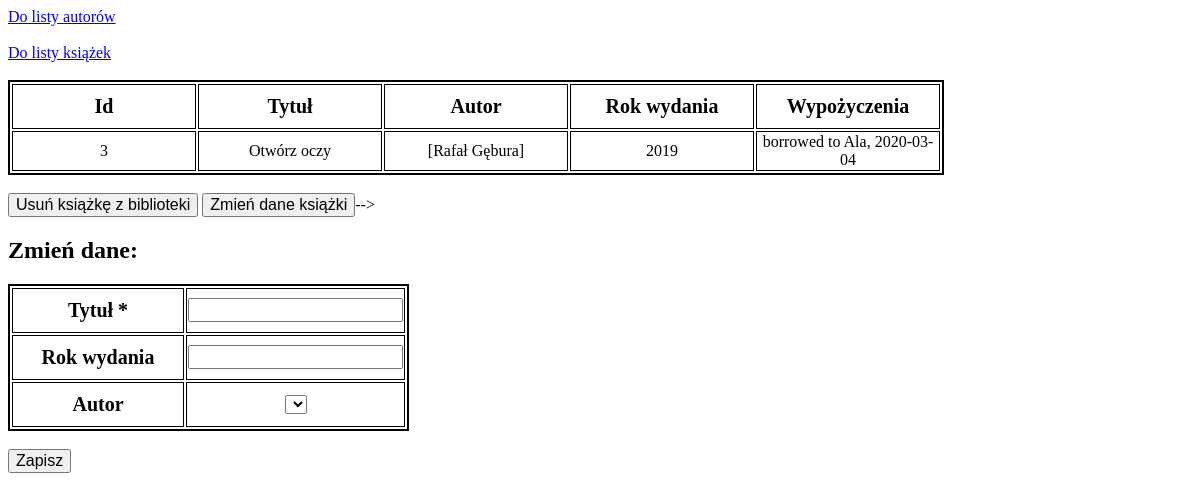
Page /books/3 on the committed database.
### app/models.py (models this page shows, shortened)
class Book(db.Model):
    id = db.Column(db.Integer, primary_key=True)
    title = db.Column(db.String(100), index=True)
    year = db.Column(db.Numeric(4, 0))
    author = db.relationship(
        'Author', secondary=book_author, backref=db.backref('books', lazy='dynamic'))
    borrowed = db.relationship('Borrowed', backref='book')

class Author(db.Model):
    id = db.Column(db.Integer, primary_key=True)
    name = db.Column(db.String(50), index=True)
    def __repr__(self):
        return f"{self.name}"

class Borrowed(db.Model):
    id = db.Column(db.Integer, primary_key=True)
    borrowed = db.Column(db.Boolean())
    borrow_date = db.Column(db.String(10))
    where = db.Column(db.String(50))
    id_book = db.Column(db.String, db.ForeignKey('book.title'))
    def __repr__(self):
        if self.borrowed is True:
            return f"borrowed to {self.where}, {self.borrow_date}"
        else:
            print("The book is on the shelf")

### app/routes.py (the view, shortened to what this page needs)
@app.route("/books/<int:book_id>", methods=["GET", "POST"])
def get_book(book_id):
    form = BooksLibForm()
    book = Book.query.get(book_id)
    return render_template("book.html", book=book, form=form, book_id=book_id)

### app/forms.py (shortened to what this page needs)
class BooksLibForm(FlaskForm):
    title = StringField('Tytuł', validators=[DataRequired()])
    year = IntegerField('Rok wydania')
    author = SelectField('Autor')

### app/templates/book.html (shortened to what this page needs)
<!DOCTYPE html>
<html lang="en">
<head>
    <link rel="stylesheet" href="{{ url_for('static', filename='style.css') }}">
</head>
<body>
    <a href="/authors/">Do listy autorów</a><br><br>
    <a href="/books/">Do listy książek</a><br><br>
    <table>
        <thead>
        <th>Id</th>
        <th>Tytuł</th>
        <th>Autor</th>
        <th>Rok wydania</th>
        <th>Wypożyczenia</th>
        </thead>
        <tr>
            <td>{{ book.id }}</td>
            <td>{{ book.title }}</td>
            <td>{{ book.author }}</td>
            <td>{{ book.year }}</td>
            <td>{{ book.borrowed [-1]}}</td>
        </tr>
    </table>
    <br>
    <a href ="/books/delete/{{book_id}}"><input type="submit" value="Usuń książkę z biblioteki"></a>
    <a href ="/books/update/{{book_id}}"><input type="submit" value="Zmień dane książki"></a>-->
    <h2> Zmień dane: </h2>
    <form method="POST" action="/books/{{ book_id }}">
        <table>
            {% for field in form if field.widget.input_type != 'hidden' %}
                <tr>
                    <th>{{ field.label }} {% if field.flags.required %}*{% endif %}</th>
                    <td>{{ field }}</td>
                </tr>
            {% endfor %}
        </table>
        <br>
        <input type="submit" value="Zapisz">
    </form>
</body>
</html>

### app/static/style.css (style rules this page uses)
table { border: 2px solid black; }
th { border: 1px solid; width: 150px; height: 20px; padding: 10px; font-size: 20px; }
td { height: 20px; width: 180px; border: 1px solid; text-align: center; }
input { font-size: 16px; }

### rows in the picture
Book: id "3", title "Otwórz oczy", year "2019"
Author: author "[Rafał Gębura]"
Borrowed: borrowed+where+borrow_date "borrowed to Ala, 2020-03-04"

### other values in the picture
{{ field.label }} "Tytuł" "Rok wydania" "Autor"
